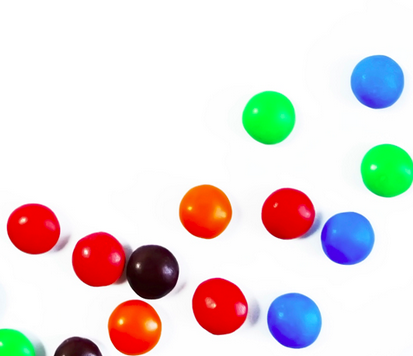
#> input picture smarties.png, 413 x 356 px
$ python morphological_transformations_opencv.py
#> lines starting #> are read from the running program, lines starting #| are printed output that depends on the picture; after the words box and inside, x2 and y2 are one past the last pixel; in counts of white or black regions, pixels touching at a corner belong together
import cv2
import numpy as np
from matplotlib import pyplot as plt

img=cv2.imread('smarties.png',cv2.IMREAD_GRAYSCALE)
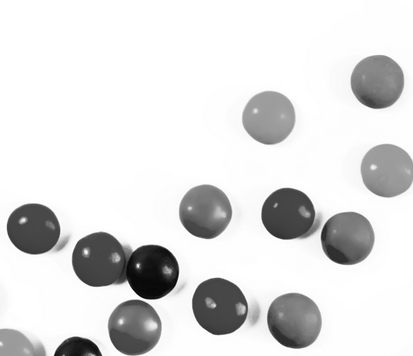
#> img: shape (356, 413); min 4, max 255, mean 222.6
_, mask=cv2.threshold(img,220,255,cv2.THRESH_BINARY_INV)
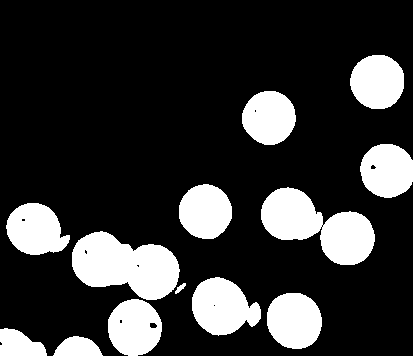
#> mask: shape (356, 413); 20.9% white; 13 white regions, largest, box (x1, y1, x2, y2) and area: (72, 231, 180, 300) 4953, (261, 187, 375, 265) 4823, (192, 277, 261, 336) 2806

kernal=np.ones((5,2),np.uint8)

dilation=cv2.dilate(mask,kernal,iterations=2)
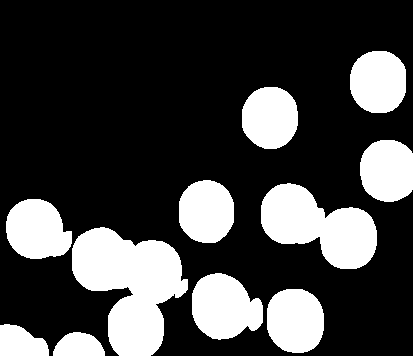
#> dilation: shape (356, 413); 25.8% white; 11 white regions, largest, box (x1, y1, x2, y2) and area: (72, 227, 188, 356) 8946, (261, 183, 377, 269) 5966, (192, 273, 263, 340) 3516
erosion=cv2.erode(mask,kernal,iterations=1)
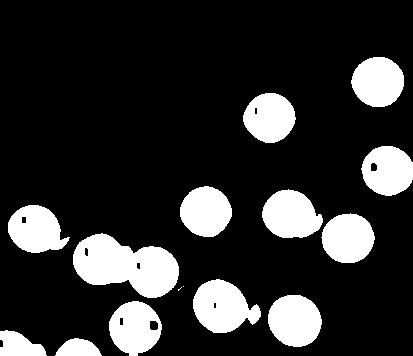
#> erosion: shape (356, 413); 18.3% white; 15 white regions (2 under 20 px), largest, box (x1, y1, x2, y2) and area: (73, 233, 179, 298) 4415, (193, 279, 261, 333) 2453, (268, 295, 322, 347) 2198
opening=cv2.morphologyEx(mask,cv2.MORPH_OPEN,kernal)
#> opening: shape (356, 413); 20.9% white; 13 white regions, largest, box (x1, y1, x2, y2) and area: (73, 231, 180, 300) 4950, (262, 187, 376, 265) 4823, (193, 277, 262, 335) 2805
closing=cv2.morphologyEx(mask,cv2.MORPH_CLOSE,kernal)
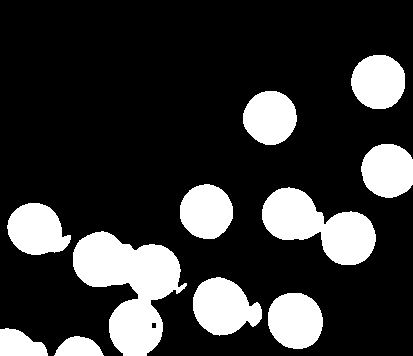
#> closing: shape (356, 413); 21% white; 11 white regions, largest, box (x1, y1, x2, y2) and area: (73, 231, 187, 356) 7485, (262, 187, 376, 265) 4838, (193, 277, 262, 336) 2810
mg=cv2.morphologyEx(mask,cv2.MORPH_GRADIENT,kernal)
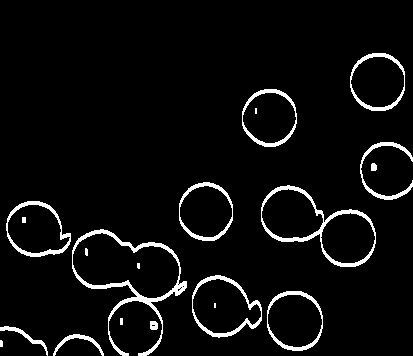
#> mg: shape (356, 413); 5.1% white; 20 white regions (3 under 20 px), largest, box (x1, y1, x2, y2) and area: (72, 229, 187, 356) 1604, (261, 185, 376, 267) 1145, (192, 275, 262, 338) 696
th=cv2.morphologyEx(mask,cv2.MORPH_TOPHAT,kernal)
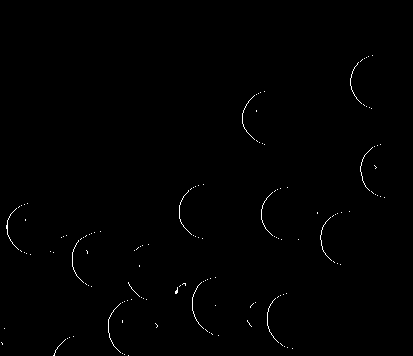
#> th: shape (356, 413); 0.49% white in thin lines or dots, all inside (x1, y1, x2, y2) = (1, 55, 385, 356)

titles=['image','mask','dilation','erosion','opening','closing','mg','th']
images=[img,mask,dilation,erosion,opening,closing,mg,th]

for i in range(8):
    plt.subplot(2,4,i+1),plt.imshow(images[i],'gray')
    plt.title(titles[i])
    plt.xticks([]),plt.yticks()

plt.show()
